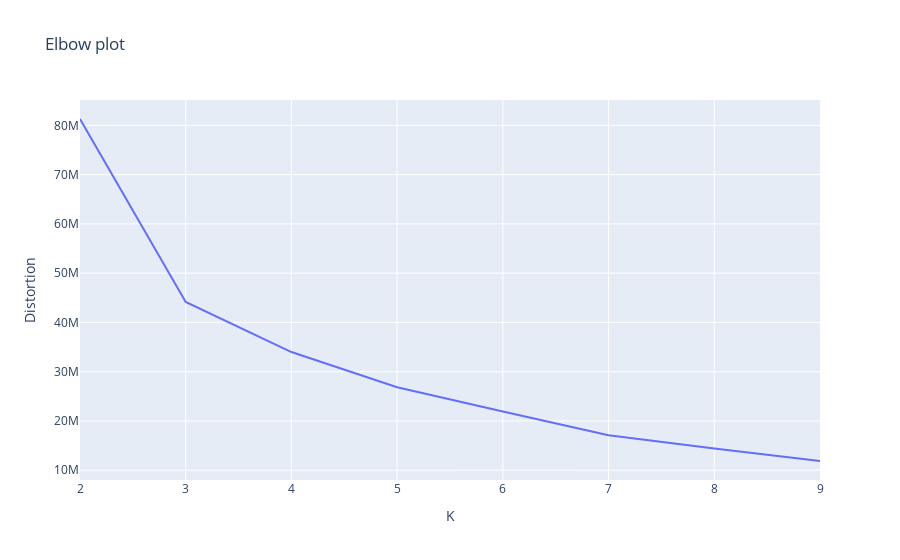

The cell this chart's notebook holds for it:
### Code cell
distortion = []
K = range(2, 10)
for k in K:
    model = KMeans(n_clusters=k, random_state=19)
    model.fit(data)
    distortion.append(model.inertia_)
    
df = pd.DataFrame({'K': K, 'Distortion': distortion})
fig = px.line(df, x='K', y='Distortion', title='Elbow plot')
fig.show()

### Figure 1 — Plotly figure (JSON) as saved in the notebook; plotly's stock layout.template omitted (floating-point values rounded to 4 significant figures)
{"data": [{"hovertemplate": "K=%{x}<br>Distortion=%{y}<extra></extra>", "legendgroup": "", "line": {"color": "#636efa", "dash": "solid"}, "marker": {"symbol": "circle"}, "mode": "lines", "name": "", "orientation": "v", "showlegend": false, "type": "scatter", "x": [2, 3, 4, 5, 6, 7, 8, 9], "xaxis": "x", "y": [81300000.0, 44150000.0, 33980000.0, 26840000.0, 21920000.0, 17100000.0, 14390000.0, 11870000.0], "yaxis": "y"}], "layout": {"legend": {"tracegroupgap": 0}, "title": {"text": "Elbow plot"}, "xaxis": {"anchor": "y", "domain": [0, 1], "title": {"text": "K"}}, "yaxis": {"anchor": "x", "domain": [0, 1], "title": {"text": "Distortion"}}}}
